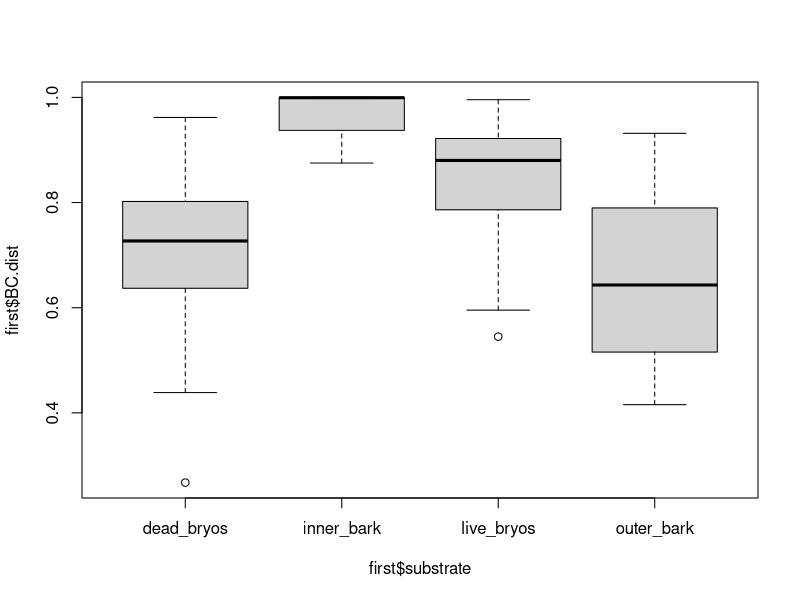
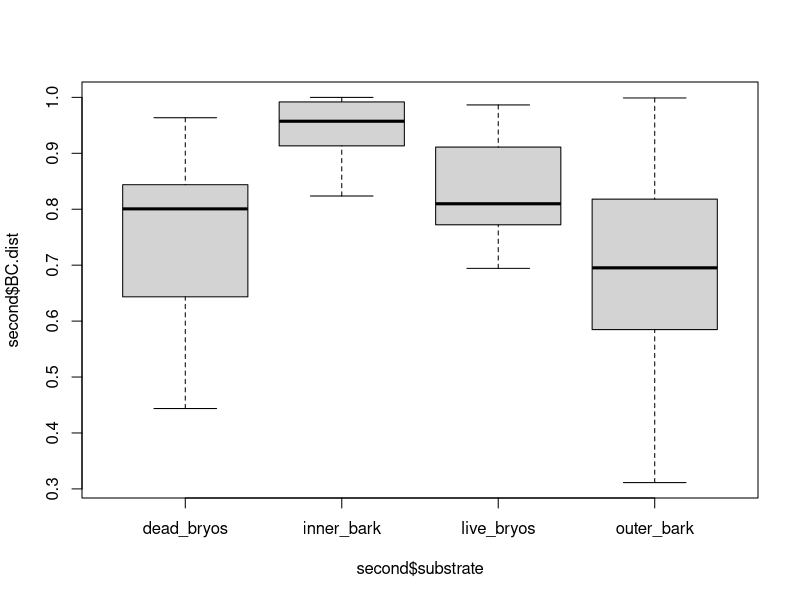
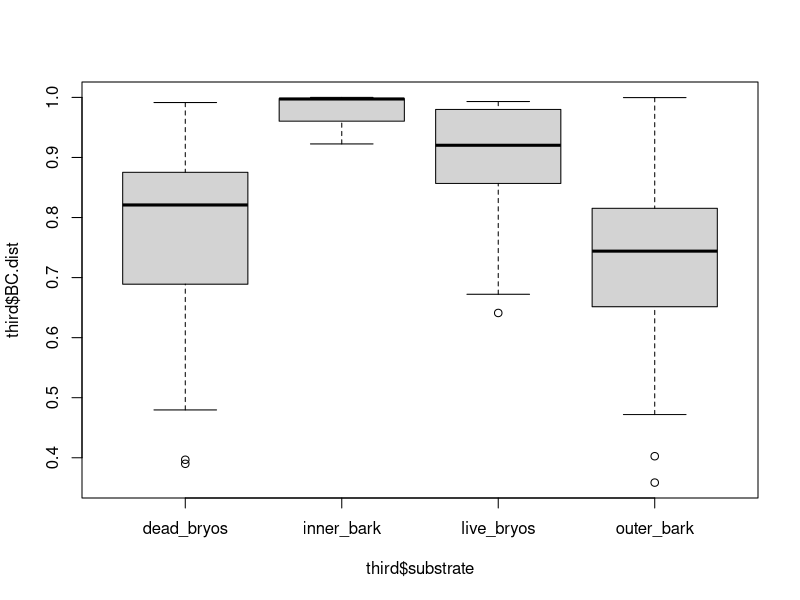
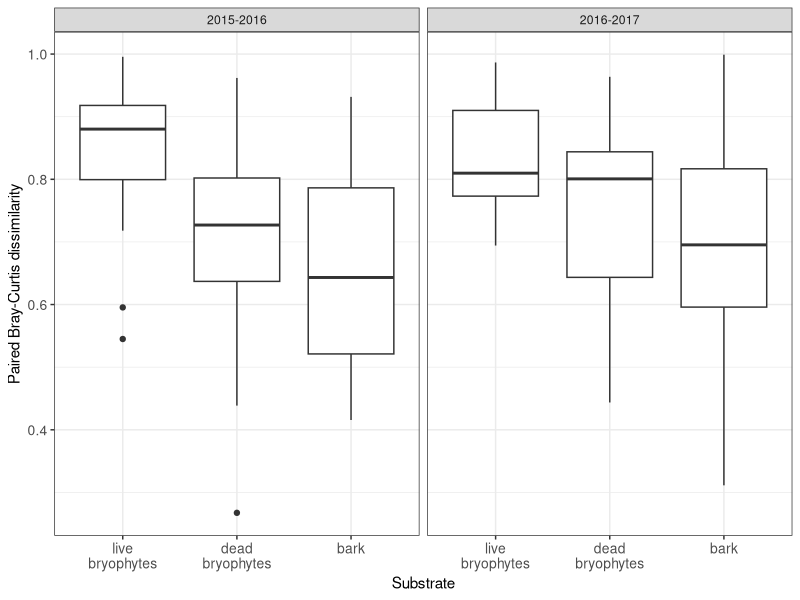
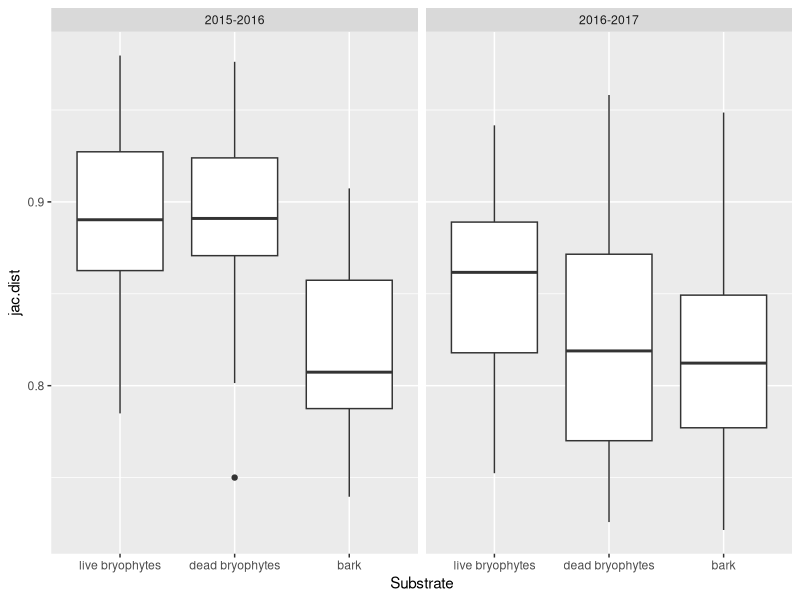

The R source for these figures, in order: (Note: this script raises an error after producing the figures.)
library(vegan)
library(ggplot2)
library(ggpubr)
library(emmeans)
library(lme4)

#read in dissimilarity data
#this contains dissimilarities between pairs of years within the same sampling location
#ex. dissimilarity between fungi in sample point 1 in 2015 and fungi in the same location in 2016
#these values were generated using vegdist() in vegan and beta.temp() in betapart and manually
#compiled into a table
data<-read.csv("coupled_dissims.csv")
first<-subset(data,years=="Y1516")
second<-subset(data,years=="Y1617")
third<-subset(data,years=="Y1517")

boxplot(first$BC.dist~first$substrate)
boxplot(second$BC.dist~second$substrate)
boxplot(third$BC.dist~third$substrate)

#remove un-needed inner bark/wood substrate
nowood<-subset(data,substrate!="inner_bark")


#omit the 2015-2017 comparison
ones<-subset(nowood,years!="Y1517")
ones<-droplevels(ones)

library(plyr)
ones$years<-revalue(ones$years,c("Y1516"="2015-2016","Y1617"="2016-2017"))
ones$substrate<-revalue(ones$substrate, c("dead_bryos"="dead bryophytes","live_bryos"=
                        "live bryophytes","outer_bark"="bark"))
ones$substrate<-factor(ones$substrate,c("live bryophytes","dead bryophytes","bark"))
colnames(ones)[colnames(ones)=="substrate"]<-"Substrate"

#relative abundance data with Bray-Curtis dissimilarity
ggplot(data=ones,aes(x=Substrate,y=BC.dist)) + theme_bw() +
  geom_boxplot() +
  facet_wrap(~years) + ylab("Paired Bray-Curtis dissimilarity") +
  theme(axis.title = element_text(size=11)) +
  theme(axis.text = element_text(size=10)) +
  scale_x_discrete(labels=c("live\nbryophytes", "dead\nbryophytes", "bark"))

#presence-absence data with Jaccard dissimilarity
ggplot(data=ones,aes(x=Substrate,y=jac.dist)) +
  geom_boxplot() +
  facet_wrap(~years)


#beta diversity partitioning with Jaccard
ggplot(data=ones,aes(x=substrate,y=beta.jtu)) +
  geom_boxplot() +
  facet_wrap(~years)
ggplot(data=ones,aes(x=substrate,y=beta.jne)) +
  geom_boxplot() +
  facet_wrap(~years)

Substrate <-ones$Substrate
years<-ones$years
Jac.turnover<-ones$beta.jtu
Jac.nestedness<-ones$beta.jne
Jac.total<-ones$beta.jac
jacs<-data.frame(Substrate,years,Jac.turnover,Jac.nestedness,Jac.total)

library(tidyverse)
long <- jacs %>% 
  gather(key=index,value=beta,-years,-Substrate)
long$index<-as.factor(long$index)

long$index<-revalue(long$index,c("Jac.turnover"="turnover","Jac.nestedness"=
                                   "nestedness","Jac.total"="total Jaccard"))
long$index<-factor(long$index,c("nestedness","turnover","total Jaccard"))
colnames(long)[colnames(long)=="index"]<-"Index"

ggplot(data=long,aes(x=Substrate,y=beta,color=Index)) + theme_bw() +
  geom_boxplot() + scale_color_viridis_d(option="viridis") +
  facet_wrap(~years) + ylab("Beta diversity") +
  scale_x_discrete(labels=c("live\nbryophytes", "dead\nbryophytes", "bark")) +
  theme(axis.text = element_text(size=10)) +
  theme(legend.text = element_text(size=10)) +
  theme(legend.title = element_text(size=10))



#mixed models
BCmod<-lmer(BC.dist ~ substrate*years + (1|BP/BPS), data = ones)
#this random effect is the same as + (1|BP) + (1|BPS:BP)
#significance test
car::Anova(BCmod, type=3)

Jacmod<-lmer(jac.dist ~ substrate*years + (1|BP/BPS), data = ones)
car::Anova(Jacmod, type=3)

emmeans(BCmod, pairwise ~ years)
emmeans(BCmod, pairwise ~ substrate)
emmeans(BCmod, pairwise ~ years | substrate)
emmeans(BCmod, pairwise ~ substrate | years)

emmeans(Jacmod, pairwise ~ years)
emmeans(Jacmod, pairwise ~ substrate)
emmeans(Jacmod, pairwise ~ years | substrate)
emmeans(Jacmod, pairwise ~ substrate | years)
